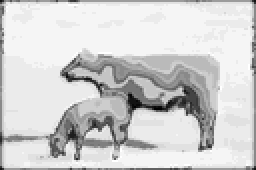
%> input picture Project/textonizationTestImg_TM.bmp, 128 x 85 px, shrunk from 320 x 213 before the run (shown 2 times larger)
$ octave testCalcImgFeatures.m   (GNU Octave 9; MATLAB toolbox functions it lacks are replaced by stand-ins)
%> lines starting %> are read from the running program, lines starting %| are printed output that depends on the picture; in (x1, y1, x2, y2) boxes, pixels count from 0 and x2, y2 are one past the last pixel; in counts of white or black regions, pixels touching at a corner belong together; the program's own positions count from 1
### Project/subSampleImg.m
%{
subSampleImg.m

ML founndations - 2012A
Yaniv Bar

Subsampling an image given mask size.
this is done by taking the center pixel out of each mask.

Input:
f - input image
maskSize - mask size

Output:
g - reduced output image

%}

function [g]=subSampleImg(f,maskSize)
[f_n,f_m,f_d]=size(f);
mask_n=maskSize(1);
mask_m=maskSize(2);

if(mod(mask_n,2)==0 || mod(mask_m,2)==0)
    display('Error! mask dim must be of odd size');
    exit;
end

indices_n=[1:mask_n:f_n];
indices_m=[1:mask_m:f_m];
g=f(indices_n,indices_m,:);

### Project/calcImgFeatures.m
%{
calcImgFeatures.m

ML founndations - 2012A
Yaniv Bar

calculate textonized image features

Input:
Textons - textons
Im - textonized image

Output:
textonizedImgFeaturesCell - textonized image features (array of cells)
%}
function textonizedImgFeaturesCell=calcImgFeatures(Textons,Im)
DEBUG_FLAG=0;

x=-1;
y=-1;
if(DEBUG_FLAG==1)
    figure(1);
    subplot(1,1,1); imshow(Im);
    hold on;
    [x,y]=ginput(1);
    x=ceil(x);
    y=ceil(y);
    hold off;
end

numOfTextons=length(Textons);
[Im_n,Im_m,Im_d]=size(Im);
textonizedImgFeaturesCell = cell(Im_n,Im_m);

textonizedIntImgCell = cell(length(Textons),1);
for i=1:numOfTextons
    t=Textons(i);
    textonLayerIm=getTextonLayerImg(t,Im);
    textonIntIm=calcIntImg(textonLayerIm);
    textonizedIntImgCell{i,1}=textonIntIm;
end

im_dim=[Im_n,Im_m];
numOfRandomRects=5;
for i=1:Im_n
    for j=1:Im_m
        imgFeatures=zeros(numOfTextons*numOfRandomRects,1);
        imgFeaturesInd=1;
        pixel=[j,i];
        FIXED_BOUNDING_BOX_FLAG=1;
        [boundingBox_tl, boundingBox_br] = calcBoundingBox(pixel,im_dim,FIXED_BOUNDING_BOX_FLAG);
        RANDOM_RECT_SELECTION_FLAG = 1;
        [RectBoxes_tl,RectBoxes_br]=calcRectBoxes(boundingBox_tl, boundingBox_br,numOfRandomRects, RANDOM_RECT_SELECTION_FLAG);
        for l=1:numOfRandomRects
            r_tl=RectBoxes_tl(l,:);
            r_br=RectBoxes_br(l,:);
            for k=1:numOfTextons
                textonIntIm=textonizedIntImgCell{k,1};
                [featureResponse, featureResponsePerc]=calcFeatureResponse(r_tl,r_br,textonIntIm);
                imgFeatures(imgFeaturesInd,1)=featureResponsePerc;
                imgFeaturesInd=imgFeaturesInd+1;
            end

            if(i==y && j==x && DEBUG_FLAG==1)
                tempTest=Im;
                rectBorder=1;
                tempTest(boundingBox_tl(2),boundingBox_tl(1):boundingBox_br(1)) = rectBorder;
                tempTest(boundingBox_br(2),boundingBox_tl(1):boundingBox_br(1)) = rectBorder;
                tempTest(boundingBox_tl(2):boundingBox_br(2),boundingBox_tl(1)) = rectBorder;
                tempTest(boundingBox_tl(2):boundingBox_br(2),boundingBox_br(1)) = rectBorder;
                tempTest(r_tl(2),r_tl(1):r_br(1)) = rectBorder;
                tempTest(r_br(2),r_tl(1):r_br(1)) = rectBorder;
                tempTest(r_tl(2):r_br(2),r_tl(1)) = rectBorder;
                tempTest(r_tl(2):r_br(2),r_br(1)) = rectBorder;
                numOfEntitiesPerTextonsPass = numOfTextons;
                subSet=imgFeatures(imgFeaturesInd-numOfEntitiesPerTextonsPass:imgFeaturesInd-1,1);
                figure(l)
                subplot(1,2,1); AXIS([1,numOfTextons,0,1]); bar(subSet);
                subplot(1,2,2); imshow(tempTest);
                hold on
                plot(x,y,'*');
                hold off
                fprintf('\n');
            end
        end
        textonizedImgFeaturesCell{i,j}=imgFeatures;
    end
end

### Project/getTextonLayerImg.m
%{
getTextonLayerImg.m

ML founndations - 2012A
Yaniv Bar

Get the texton layer image based on textonized image and a texton value.

Input:
t - texton
textonizedIm - textonized image

Output:
textonLayerIm - texton layer image
%}
function [textonLayerIm]=getTextonLayerImg(t,textonizedIm)
[n,m]=size(textonizedIm);
fullTextonLayerIm=ones(n,m).*t;
textonLayerIm=(textonizedIm==fullTextonLayerIm);


### Project/calcIntImg.m
%{
calcIntImg.m

ML founndations - 2012A
Yaniv Bar

calculate the integral image

Input:
f - image

Output:
g - integral image
%}
function g = calcIntImg(f)
[f_n,f_m]=size(f);
g=zeros(f_n,f_m);
for i=1:f_n
    for j=1:f_m
        tempSum=sum(sum(f(1:i,1:j)));
        g(i,j)=tempSum;
    end
end

### Project/testCalcImgFeatures.m
%{
testCalcImgFeatures.m

ML founndations - 2012A
Yaniv Bar

%}
clear;
DEBUG_FLAG=1;

textonizedImgFileName = 'textonizationTestImg_TM.bmp';
Im = imread(textonizedImgFileName);
%> Im is the input picture: size 85x128 uint8; min 0, max 26, mean 21.3
Im = im2double(Im);
%> Im: size 85x128 double
Im=imadjust(Im,[min(Im(:)),max(Im(:))],[0,1]);
textons=unique(Im)
%> textons = 27 values from 0 to 1
numTextons=length(textons);
%> numTextons = 27
maskSize = [3,3];
Im = subSampleImg(Im,maskSize);
%> in subSampleImg, `g=f(indices_n,indices_m,:);`:
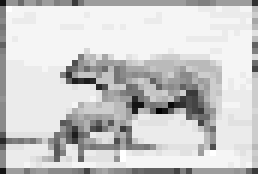
%> g: size 29x43 double (shown 6 times larger); min 0, max 1, mean 0.801
textonizedImgFeaturesCell = calcImgFeatures(textons,Im);
%> in calcImgFeatures, `textonizedIntImgCell = cell(length(Textons),1);`: textonizedIntImgCell = 27 items
%> the loop in calcImgFeatures, `for i=1:numOfTextons` made 27 passes
%> t on passes 1 to 12: 0, 0.0385, 0.0769, 0.115, 0.154, 0.192, 0.231, 0.269, 0.308, 0.346, 0.385, 0.423
%> pass 1, in getTextonLayerImg, `textonLayerIm=(textonizedIm==fullTextonLayerIm);`:
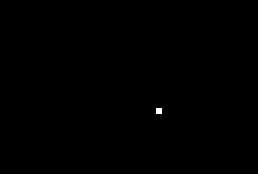
%> textonLayerIm: size 29x43 logical (shown 6 times larger); 0.08% white in thin lines or dots, all inside (x1, y1, x2, y2) = (26, 18, 27, 19)
%> pass 1, in calcImgFeatures, `textonIntIm=calcIntImg(textonLayerIm);`:
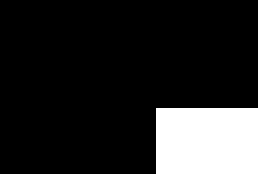
%> textonIntIm: size 29x43 double (shown 6 times larger); values 0 (black) and 1 (white), 15% white; 1 white region, box (x1, y1, x2, y2) and area: (26, 18, 43, 29) 187
%> after the loop in calcImgFeatures, `for i=1:Im_n`: imgFeatures = 135 values, max 0.472 at index 52, min 0 at index 1, mean 0.0245; textonizedImgFeaturesCell = 1247 items
%> textonizedImgFeaturesCell = 1247 items

if(DEBUG_FLAG==1)
    numOfTests=3;
    for i=1:numOfTests
        figure(i);
        subplot(1,1,1); imagesc(Im);
        hold on;
%> (the run ends here)
